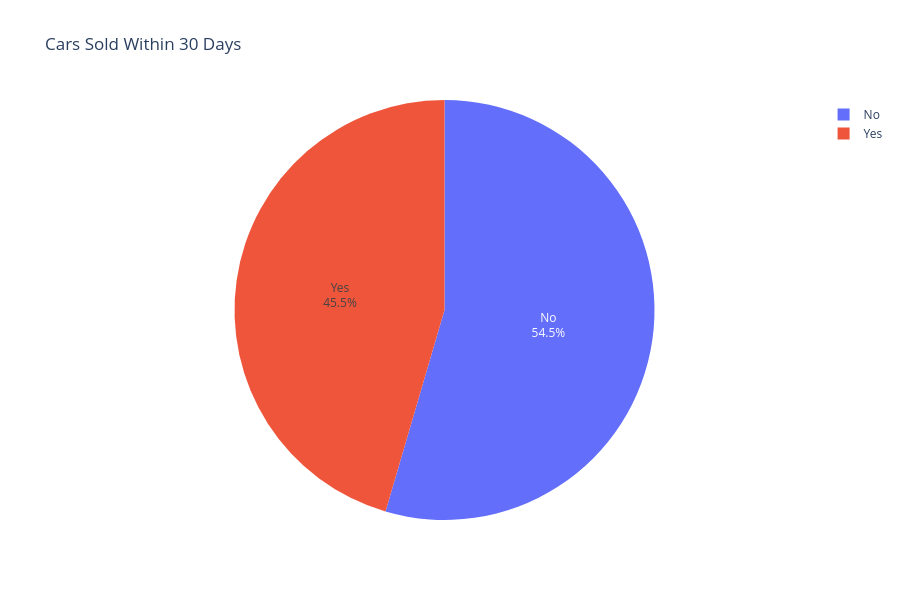

The notebook cell saved with this chart:
### Markdown cell above
## 🚗 Cars Sold Within 30 Days

This pie chart displays the share of cars in each **`sold_within_30_days`** category.

- The chart uses the category counts to calculate each slice's percentage.
- Labels and percentages are shown inside the slices.
- Hover over a slice to see its status, count, and percentage.

The chart describes the dataset's recorded sales-status categories; it does not by itself explain why a car sold quickly or slowly.

### Code cell
import plotly.express as px

sales_counts = df["sold_within_30_days"].value_counts().dropna()

fig = px.pie(
    names=sales_counts.index,
    values=sales_counts.values,
    title="Cars Sold Within 30 Days",
    hole=0,  # Pie chart عادي، خليها 0.4 لو عايز Donut
)

fig.update_traces(
    textinfo="label+percent",
    textposition="inside",
    hovertemplate=(
        "Status: %{label}<br>"
        "Count: %{value}<br>"
        "Percentage: %{percent}<extra></extra>"
    ),
    sort=False
)

fig.update_layout(
    template="plotly_white",
    height=600
)

fig.show()

### Figure 1 — Plotly figure (JSON) as saved in the notebook; plotly's stock layout.template omitted (floating-point values rounded to 4 significant figures)
{"data": [{"domain": {"x": [0, 1], "y": [0, 1]}, "hole": 0, "hovertemplate": "Status: %{label}<br>Count: %{value}<br>Percentage: %{percent}<extra></extra>", "labels": ["No", "Yes"], "legendgroup": "", "name": "", "showlegend": true, "sort": false, "textinfo": "label+percent", "textposition": "inside", "type": "pie", "values": [1582, 1319]}], "layout": {"height": 600, "legend": {"tracegroupgap": 0}, "title": {"text": "Cars Sold Within 30 Days"}}}
